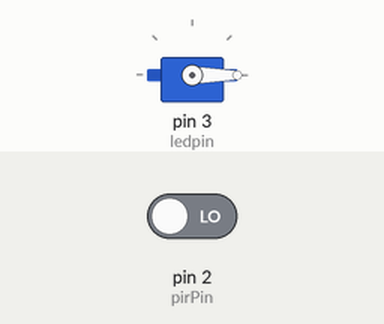
Simulated run of this sketch. Board: Arduino Uno, built with avr-gcc and run on an emulated ATmega328P. Parts: servo. Inputs (shaded band) come from the test bench; at power-on: pin 2 (pirPin) LOW.

Above: at 1.2 s.
1.3 s: pin 2 (pirPin) driven HIGH
At 2.4 s:
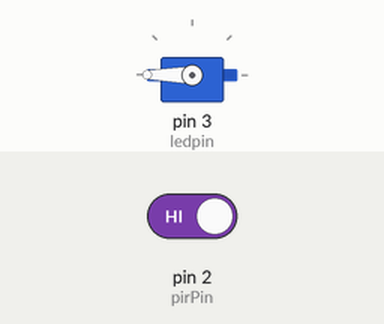
2.8 s: pin 2 (pirPin) driven LOW
At 3.5 s:
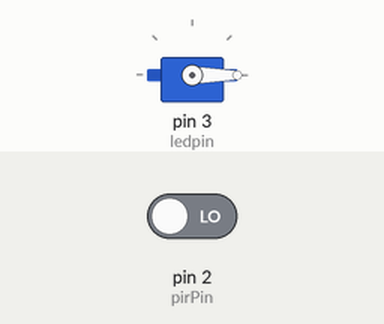
Timing chart, 0 to 5.8 s (numbered marks = the images above; inputs shaded):
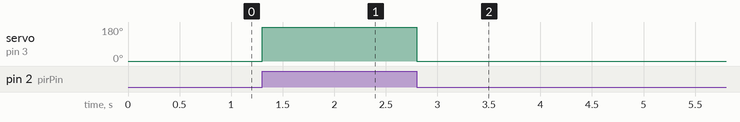

Measured:
- after the input at 1.3 s, servo on pin 3 (ledpin): 0° → 180° at once
- after the input at 2.8 s, servo on pin 3 (ledpin): 180° → 0° at once

The sketch:

pir_plus_sevo.ino
```cpp
#include <Servo.h>
int ledpin = 3; // servo
int pirPin = 2;                 // PIR Out pin
int pirStat = 0;                   // PIR status

Servo servo1;
void setup()
{
 pinMode(ledpin, OUTPUT);
 pinMode(pirPin, INPUT);
 servo1.attach(ledpin);
}
void loop()
{
 pirStat = digitalRead(pirPin);
 if (pirStat == HIGH) {            //if motion detected
   servo1.write(180);
   //delay(1000);
 }
 else {
   servo1.write(0);
   //delay(1000);
   }
}
```
